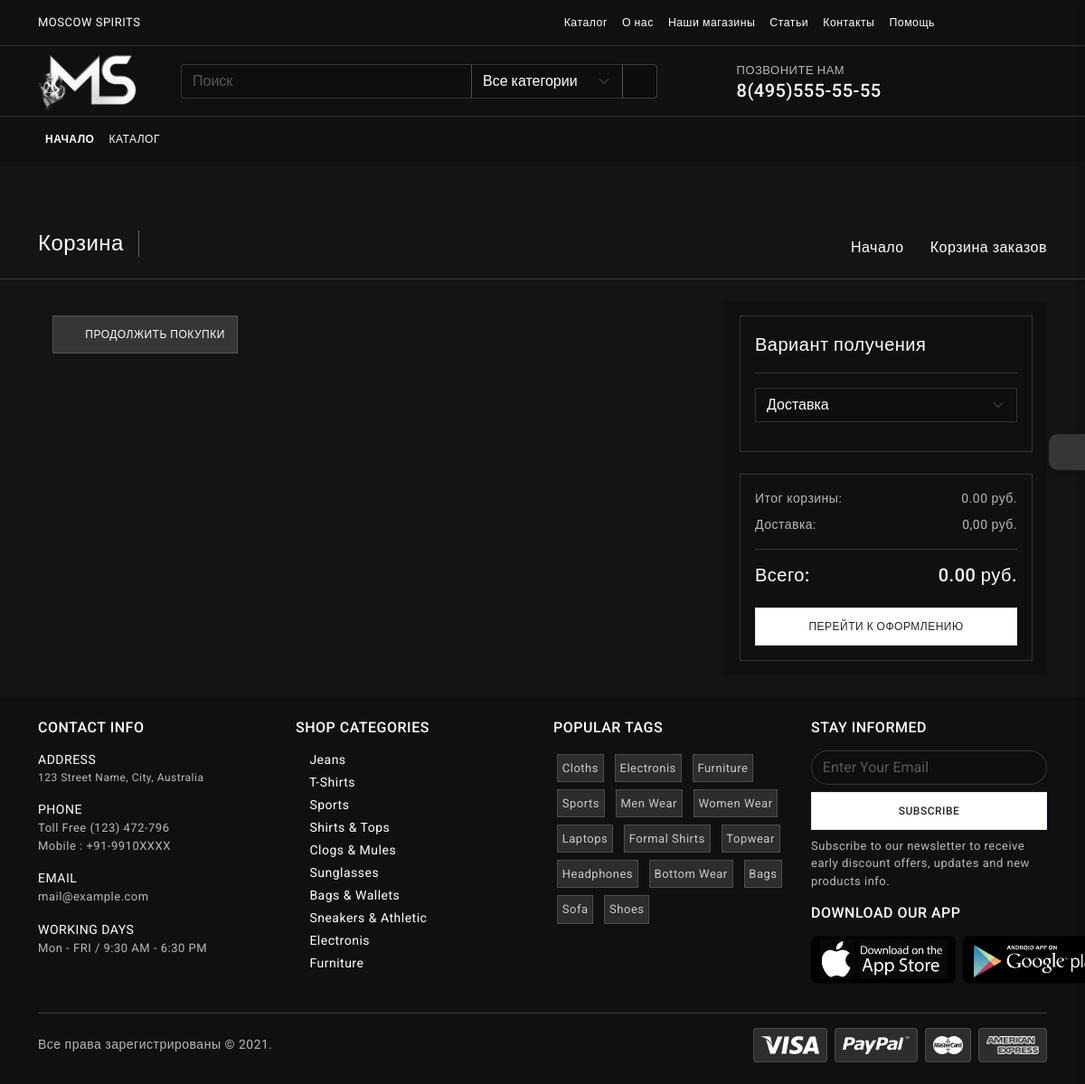
The app's page /cart/ (signed in), older data.
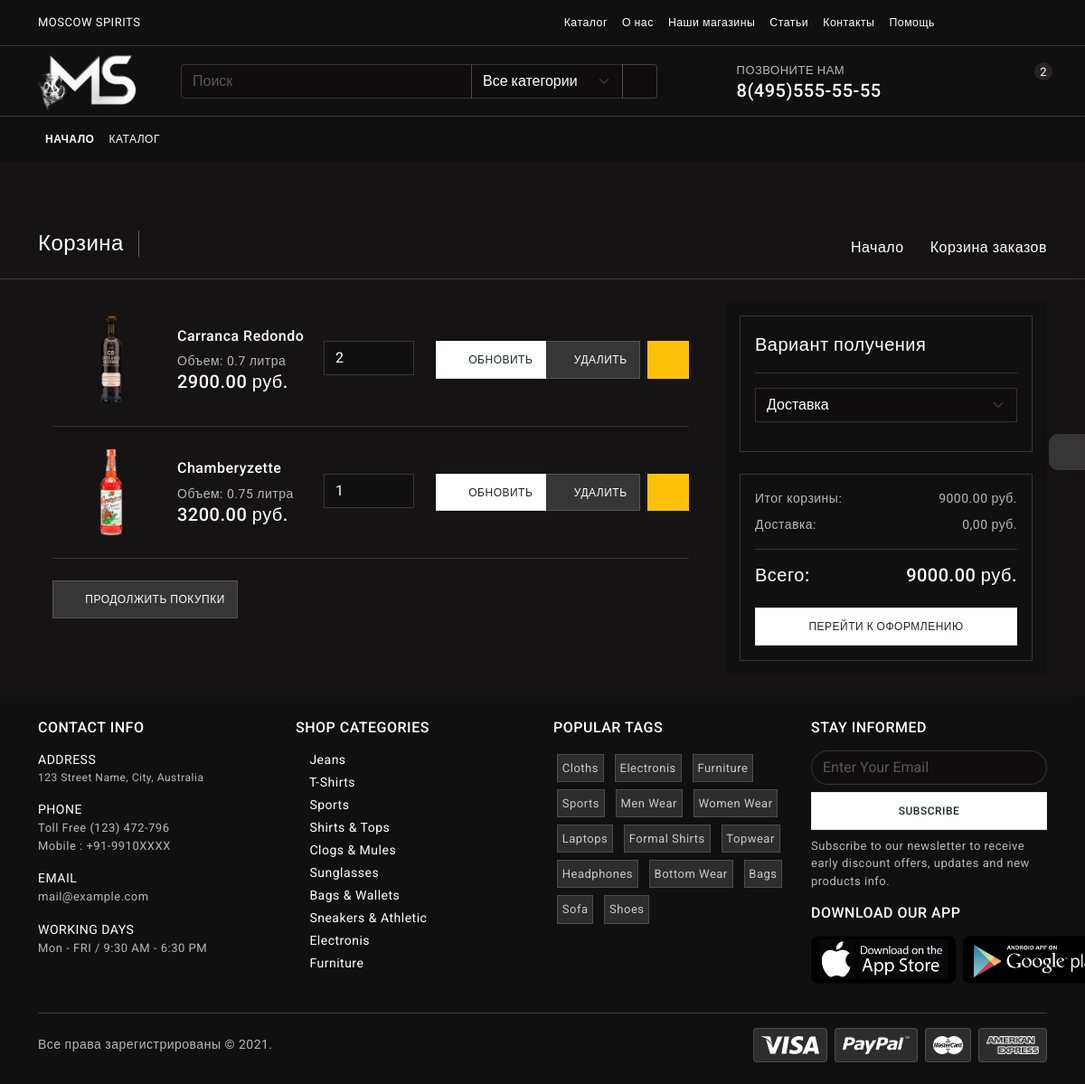
The same page, newer data.
### alcohol/models.py (models this page shows, shortened)
class Cart(models.Model):
    owner = models.ForeignKey('Customer', on_delete=models.CASCADE, null=True, blank=True, verbose_name='Покупатель')
    products = models.ManyToManyField(CartProduct, blank=True, related_name='related_cart',
                                      verbose_name='Товары в корзине')
    total_products = models.IntegerField(default=0, verbose_name='Общее кол-во товаров в корзине')
    final_price = models.DecimalField(max_digits=9, decimal_places=2, default=0.00, verbose_name='Общая стоимость',
                                      null=True, blank=True)
    in_order = models.BooleanField(default=False)
    for_anonymous_user = models.BooleanField(default=False)
    class Meta:
        verbose_name = 'Корзина'
        verbose_name_plural = 'Корзины покупателей'

class CartProduct(models.Model):
    MODEL_CARTPRODUCT_DISPLAY_NAME_MAP = {
        "Product": {"is_constructable": True, "fields": ['name', 'brand.name'], "separator": '-'}
    }
    user = models.ForeignKey('Customer', on_delete=models.CASCADE, null=True, blank=True, verbose_name='Покупатель')
    cart = models.ForeignKey('Cart', on_delete=models.CASCADE, verbose_name='Корзина')
    content_type = models.ForeignKey(ContentType, on_delete=models.CASCADE)
    object_id = models.PositiveIntegerField()
    content_object = GenericForeignKey('content_type', 'object_id')
    qty = models.PositiveIntegerField(default=1, verbose_name='Количество')
    final_price = models.DecimalField(max_digits=9, decimal_places=2, verbose_name='Общая стоимость')
    class Meta:
        verbose_name = 'Продукт корзины'
        verbose_name_plural = 'Продукты корзины'

class Product(models.Model):
    name = models.CharField(max_length=150, verbose_name='Наименование')
    slug = models.SlugField(unique=True, verbose_name='Псевдоним/Slug')
    category = models.ForeignKey(Category, on_delete=models.CASCADE, verbose_name='Категория')
    brand = models.ForeignKey(Brand, on_delete=models.CASCADE, blank=True, null=True, verbose_name='Бренд')
    volume = models.ForeignKey(BottleVolume, on_delete=models.CASCADE, verbose_name='Объем')
    price = models.DecimalField(max_digits=9, decimal_places=2, verbose_name='Цена')
    stock = models.IntegerField(default=1, verbose_name='Количество на складе')
    description = models.TextField(default='Описание товара появится позже', verbose_name='Описание товара')
    recipe = models.ForeignKey('Recipe', blank=True, null=True, on_delete=models.CASCADE, verbose_name='Рецепт')
    offer_of_the_week = models.BooleanField(default=False, verbose_name='Предложение недели')
    image = models.ImageField(upload_to=upload_function)
    class Meta:
        verbose_name = 'Товар'
        verbose_name_plural = 'Товары'
    @property
    def ct_model(self):
        return self._meta.model_name

class BottleVolume(models.Model):
    name = models.CharField(max_length=11, verbose_name='Объем тары')
    class Meta:
        verbose_name = 'Объем тары'
        verbose_name_plural = 'Объемы тары'
    def __str__(self):
        return self.name

### alcohol/views.py (the view)
# urls.py: path('cart/', CartView.as_view(), name='cart'),
class CartView(CartMixin, views.View):
    def get(self, request, *args, **kwargs):
        return render(request, 'cart/cart.html', {'cart': self.cart})

### alcohol/mixins.py (called while the page is built)
    def dispatch(self, request, *args, **kwargs):
        if request.user.is_authenticated:
            customer = Customer.objects.filter(user=request.user).first()
            if not customer:
                customer = Customer.objects.create(
                    user=request.user
                )
            cart = Cart.objects.filter(owner=customer, in_order=False).first()
            if not cart:
                cart = Cart.objects.create(owner=customer)
        else:
            cart = Cart.objects.filter(for_anonymous_user=True).first()
            if not cart:
                cart = Cart.objects.create(for_anonymous_user=True)
        self.cart = cart
        return super().dispatch(request, *args, **kwargs)

### templates/cart/cart.html (shortened to what the changed rows need)
{% extends 'base.html' %}
{% load static %}
{% block content %}
		<div class="page-wrapper">
			<div class="page-content">
				<section class="py-4">
					<div class="container">
						<div class="shop-cart">
							<div class="row">
								<div class="col-12 col-xl-8">
									<div class="shop-cart-list mb-3 p-3">
                                        {% for item in cart.products.all %}
										<div class="row align-items-center g-3">
											<div class="col-12 col-lg-5">
												<div class="d-lg-flex align-items-center gap-2">
													<div class="cart-img text-center text-lg-start">
														<img src="{{ item.content_object.image.url }}" width="130" alt="">
													</div>
													<div class="cart-detail text-center text-lg-start">
														<h6 class="mb-2">{{ item.content_object.name }}</h6>
														<p class="mb-0">Объем: <span>{{ item.content_object.volume }}</span>
														</p>
														<h5 class="mb-0">{{ item.content_object.price }} руб.</h5>
													</div>
												</div>
											</div>
											<div class="col-12 col-lg-4">
                                                <div class="row">
                                                    <div class="col-6 cart-action text-center">
                                                        <form action="{% url 'change_qty' ct_model=item.content_object.ct_model slug=item.content_object.slug %}" method="POST">
                                                        <input type="number" class="form-control  rounded-0" name="qty" min="1" value="{{ item.qty }}">
                                                    </div>
                                                    <div class="col-6 cart-action text-center">
                                                        <button type="submit" class="btn btn-white btn-ecomm"><i class='bx bx-refresh'></i> Обновить</button>
                                                    </div>
                                                </div>
											</div>
											<div class="col-12 col-lg-3">
												<div class="text-center">
													<div class="d-flex gap-2 justify-content-center justify-content-lg-end">
                                                        <a href="{% url 'delete_from_cart' ct_model=item.content_object.ct_model slug=item.content_object.slug %}" class="btn btn-light rounded-0 btn-ecomm">
                                                            <i class='bx bx-x-circle'></i> Удалить
                                                        </a>
														<a href="javascript:;" class="btn btn-warning rounded-0 btn-ecomm"><i class='bx bx-heart me-0'></i></a>
													</div>
												</div>
											</div>
										</div>
										<div class="my-4 border-top"></div>
                                        {% endfor %}
										<div class="d-lg-flex align-items-center gap-2">	<a href="{% url 'categories' %}" class="btn btn-light btn-ecomm"><i class='bx bx-shopping-bag'></i> Продолжить покупки</a>
										</div>
									</div>
								</div>
								<div class="col-12 col-xl-4">
									<div class="checkout-form p-3 bg-dark-1">
										<div class="card rounded-0 border bg-transparent mb-0 shadow-none">
											<div class="card-body">
												<p class="mb-2">Итог корзины: <span class="float-end">{{ cart.final_price }} руб.</span>
												</p>
												<h5 class="mb-0">Всего: <span class="float-end">{{ cart.final_price }} руб.</span></h5>
											</div>
										</div>
									</div>
								</div>
							</div>
						</div>
					</div>
				</section>
			</div>
		</div>
{% endblock content %}

### templates/_header.html (shortened to what the changed rows need)
{% load static %}
{% url 'index' as index_url %}
{% url 'brands' as brands_url %}
{% url 'categories' as categories_url %}
{% url 'account' as account_url %}
{% block content %}
	<div class="header-wrapper bg-dark-1">
        <div class="header-content pb-3 pb-md-0">
            <div class="container">
                <div class="row align-items-center">
                    <div class="col col-md-auto order-2 order-md-4">
                        <div class="top-cart-icons">
                            <nav class="navbar navbar-expand">
                                <ul class="navbar-nav ms-auto">
                                    <li class="nav-item dropdown dropdown-large">
                                        <a href="#" class="nav-link dropdown-toggle dropdown-toggle-nocaret position-relative cart-link" data-bs-toggle="dropdown">
                                            {% if cart.products.count %}
                                            <span class="alert-count">{{ cart.products.count }}</span>
                                            {% endif %}
                                            <i class='bx bx-shopping-bag'></i>
                                        </a>
                                    </li>
                                </ul>
                            </nav>
                        </div>
                    </div>
                </div>
            </div>
        </div>
    </div>
{% endblock %}

Row changes from the older to the newer data that the page shows:
no longer on this page (row edited): Cart: final_price "0.00"
added Cart: products.count "2", final_price "9000.00"
added CartProduct: content_object.image (picture), content_object.name "Carranca Redondo", content_object.volume "0.7 литра", content_object.price "2900.00", qty "2"
added CartProduct: content_object.image (picture), content_object.name "Chamberyzette", content_object.volume "0.75 литра", content_object.price "3200.00", qty "1"
